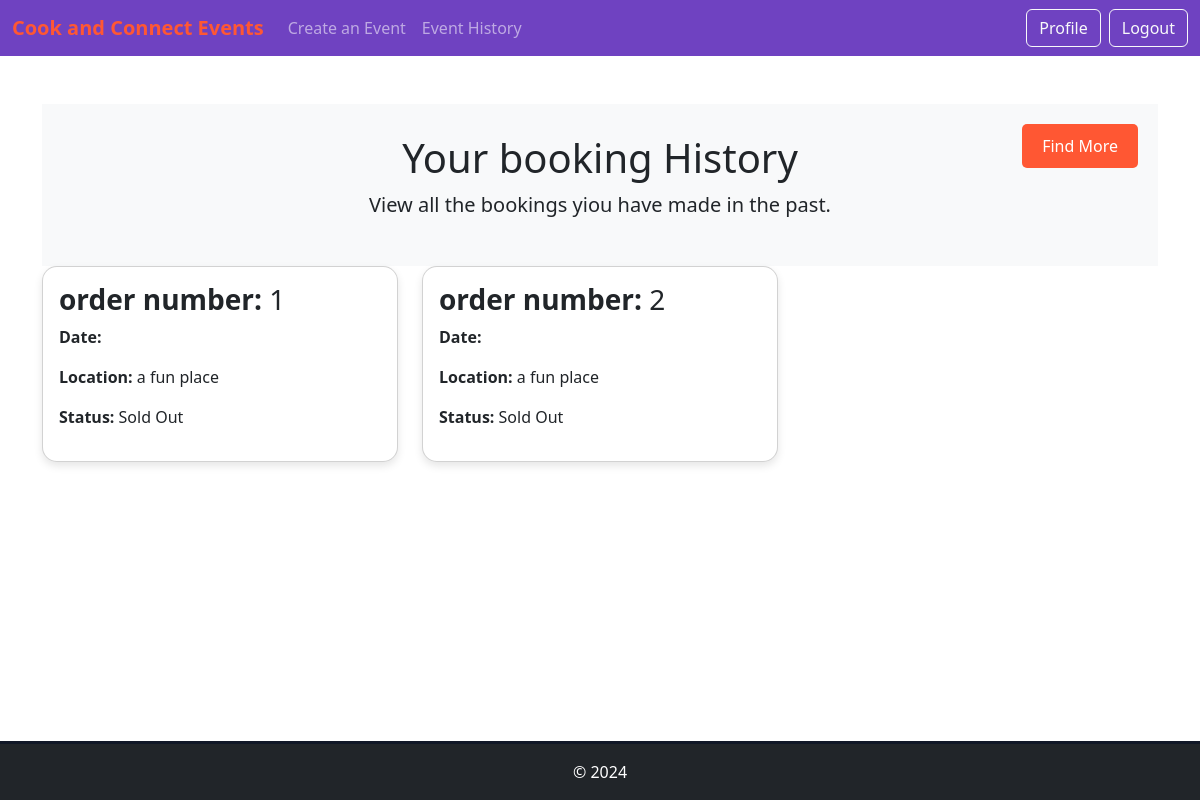
/history (signed in), run on an earlier commit of the app's database.
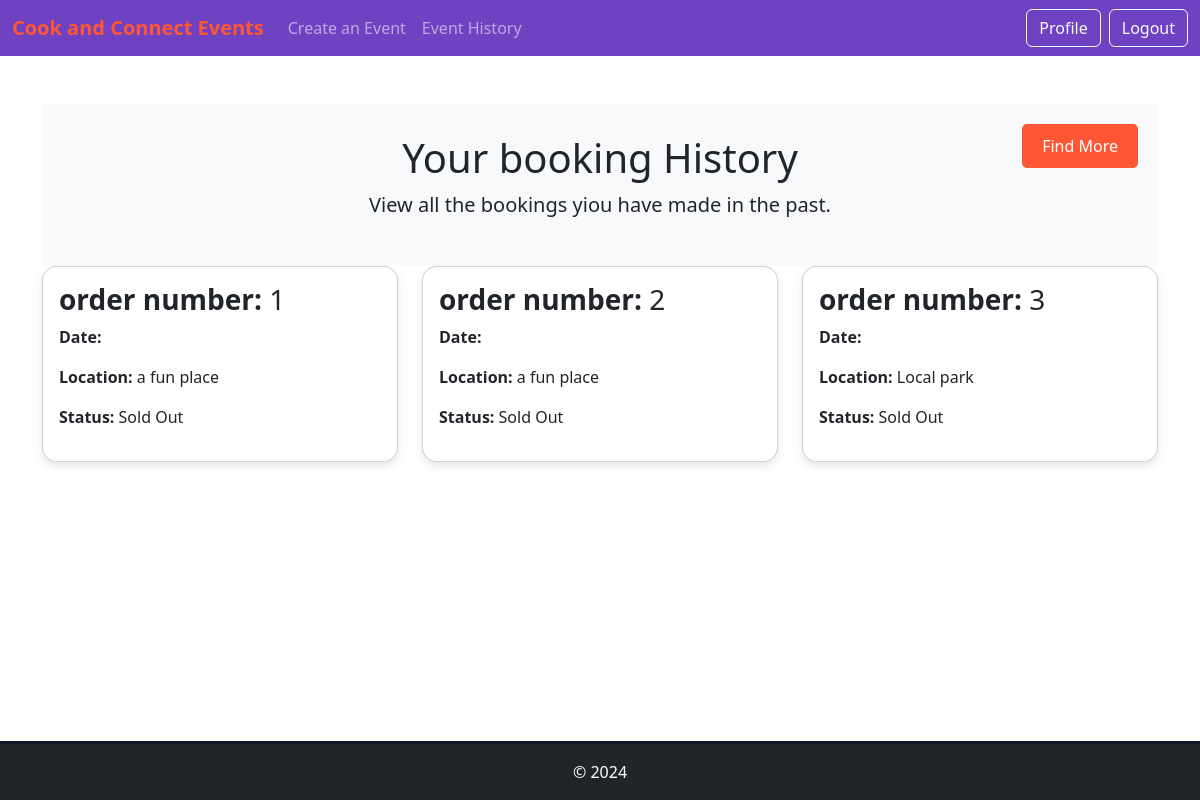
And on a later commit of the database.
### website/models.py (models this page shows)
class Order(db.Model):
    __tablename__ = "order"
    id = db.Column(db.Integer, primary_key=True)
    tickets = db.Column(db.Integer, nullable=False)
    event_id = db.Column(db.Integer, db.ForeignKey('events.id'))
    user_id = db.Column(db.Integer, db.ForeignKey('users.id'))

class Event(db.Model):
    __tablename__ = "events"
    id = db.Column(db.Integer, primary_key=True)
    user_id = db.Column(db.Integer, db.ForeignKey('users.id'))
    Title = db.Column(db.String(255), nullable=False)
    Description = db.Column(db.String(255), nullable=False)
    Image = db.Column(db.String(60), nullable=False, default='default.jpg')
    Start_time = db.Column(db.Time, nullable=False)
    Start_date = db.Column(db.Date, nullable=False)
    Venue = db.Column(db.String(32), nullable=False)
    Category = db.Column(db.String(32), nullable=False)
    Tickets_available = db.Column(db.Integer, nullable=False)
    Status = db.Column(db.String(32), nullable=False)
    comments = db.relationship('Comment', backref='event')
    orders = db.relationship('Order', backref='event')

### website/views.py (the view)
@main_bp.route('/history')
@login_required
def history():
    user_orders = Order.query.filter_by(user_id=current_user.id).all()
    orders = []
    for order in user_orders:
        orders.append({
            "order": order,
            "event": Event.query.filter_by(id=order.event_id).first()
            })
    return render_template('history.html', orders=orders)

### website/__init__.py (called while the page is built)
def create_app():
    app = Flask(__name__)  # this is the name of the module/package that is calling this app
    app.debug = True
    app.secret_key = 'somesecretkey'
    app.config['SQLALCHEMY_DATABASE_URI'] = 'sqlite:///sitedata.sqlite'
    db.init_app(app)
    Bootstrap5(app)
    login_manager = LoginManager()
    login_manager.login_view = 'auth.login'
    login_manager.init_app(app)
    from .models import User
    @login_manager.user_loader
    def load_user(user_id):
       return db.session.scalar(db.select(User).where(User.id==user_id))
    from . import views
    app.register_blueprint(views.main_bp)
    from . import auth
    app.register_blueprint(auth.auth_bp)
    app.config['UPLOAD_FOLDER'] = os.path.join('website', 'static', 'img')
    return app

### website/templates/history.html
{% extends "base.html" %}
{% block content %}
<div class="container my-5">
    <div class="bg-light-header text-center">
        <h1>Your booking History</h1>
        <p class="lead">View all the bookings yiou have made in the past.</p>
        <a href="{{ url_for('main.index') }}" class="btn-find-more">Find More</a>
    </div>
    {% if orders %}
        <div class="row g-4">
            {% for user_order in orders %}
                <div class="col-md-6 col-lg-4">
                    <div class="card p-3">
                        <h3 class="card-title"><strong>order number: </strong>{{ user_order.order.id }}</h3>
                        <p><strong>Date:</strong> {{ user_order.event.date }}</p>
                        <p><strong>Location:</strong> {{ user_order.event.Venue }}</p>
                        <p><strong>Status:</strong> {{ user_order.event.Status }}</p>
                    </div>
                </div>
            {% endfor %}
        </div>
    {% else %}
        <div class="no-events-message">
            No Past Events
        </div>
    {% endif %}
</div>
{% endblock %}

What changed in the data, as far as the page shows it:
added Order: order.id "3"
now on this page (row edited): Event: event.Venue "Local park", event.Status "Sold Out"
Also different on the page:
new list line: "order number: Date: Location: Status:"
